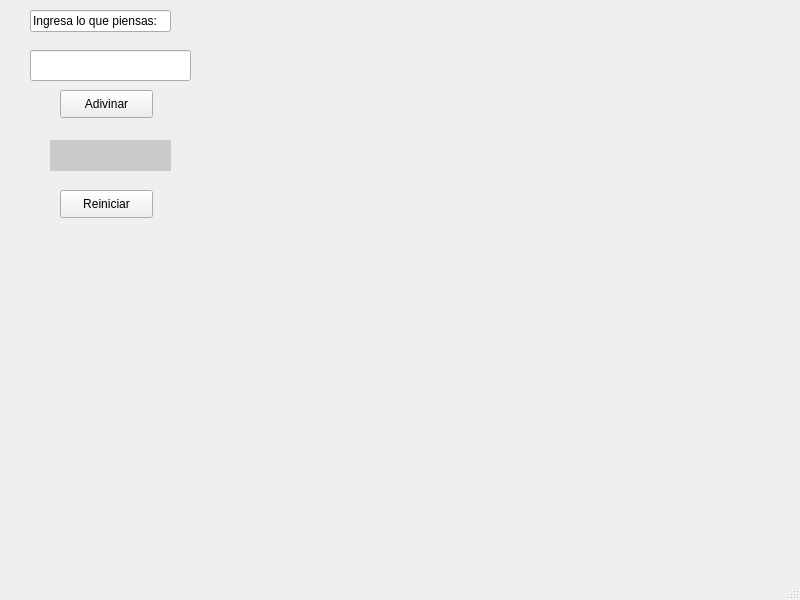
<?xml version="1.0" encoding="UTF-8"?>
<ui version="4.0">
 <class>MainWindow</class>
 <widget class="QMainWindow" name="MainWindow">
  <property name="geometry">
   <rect>
    <x>0</x>
    <y>0</y>
    <width>800</width>
    <height>600</height>
   </rect>
  </property>
  <property name="windowTitle">
   <string>MainWindow</string>
  </property>
  <widget class="QWidget" name="centralwidget">
   <widget class="QLineEdit" name="inputNumero">
    <property name="geometry">
     <rect>
      <x>30</x>
      <y>50</y>
      <width>161</width>
      <height>31</height>
     </rect>
    </property>
   </widget>
   <widget class="QLineEdit" name="w5gerf">
    <property name="geometry">
     <rect>
      <x>30</x>
      <y>10</y>
      <width>141</width>
      <height>22</height>
     </rect>
    </property>
    <property name="text">
     <string>Ingresa lo que piensas:</string>
    </property>
   </widget>
   <widget class="QPushButton" name="btnAdivinar">
    <property name="geometry">
     <rect>
      <x>60</x>
      <y>90</y>
      <width>93</width>
      <height>28</height>
     </rect>
    </property>
    <property name="text">
     <string>Adivinar</string>
    </property>
   </widget>
   <widget class="QLabel" name="labelResultado">
    <property name="geometry">
     <rect>
      <x>50</x>
      <y>140</y>
      <width>121</width>
      <height>31</height>
     </rect>
    </property>
    <property name="styleSheet">
     <string notr="true">background-color: rgb(203, 203, 203);</string>
    </property>
    <property name="text">
     <string/>
    </property>
   </widget>
   <widget class="QPushButton" name="btnReiniciar">
    <property name="geometry">
     <rect>
      <x>60</x>
      <y>190</y>
      <width>93</width>
      <height>28</height>
     </rect>
    </property>
    <property name="text">
     <string>Reiniciar</string>
    </property>
   </widget>
  </widget>
  <widget class="QMenuBar" name="menubar">
   <property name="geometry">
    <rect>
     <x>0</x>
     <y>0</y>
     <width>800</width>
     <height>26</height>
    </rect>
   </property>
  </widget>
  <widget class="QStatusBar" name="statusbar"/>
 </widget>
 <resources/>
 <connections/>
</ui>
